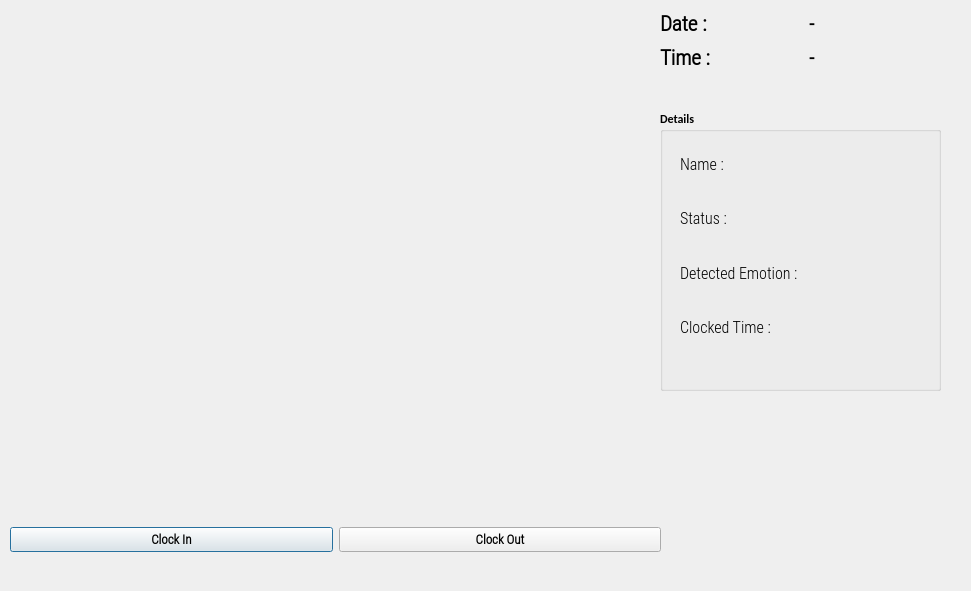
<?xml version="1.0" encoding="UTF-8"?>
<ui version="4.0">
 <class>OutputDialog</class>
 <widget class="QDialog" name="OutputDialog">
  <property name="geometry">
   <rect>
    <x>0</x>
    <y>0</y>
    <width>971</width>
    <height>591</height>
   </rect>
  </property>
  <property name="minimumSize">
   <size>
    <width>0</width>
    <height>0</height>
   </size>
  </property>
  <property name="maximumSize">
   <size>
    <width>1280</width>
    <height>720</height>
   </size>
  </property>
  <property name="font">
   <font>
    <family>Calibri</family>
    <weight>75</weight>
    <bold>true</bold>
   </font>
  </property>
  <property name="windowTitle">
   <string>Emotion Recognition For Online Classes</string>
  </property>
  <property name="windowIcon">
   <iconset resource="resource.qrc">
    <normaloff>:/icon/icon.png</normaloff>:/icon/icon.png</iconset>
  </property>
  <widget class="QLabel" name="imgLabel">
   <property name="geometry">
    <rect>
     <x>10</x>
     <y>10</y>
     <width>640</width>
     <height>480</height>
    </rect>
   </property>
   <property name="minimumSize">
    <size>
     <width>4</width>
     <height>0</height>
    </size>
   </property>
   <property name="maximumSize">
    <size>
     <width>640</width>
     <height>480</height>
    </size>
   </property>
   <property name="text">
    <string/>
   </property>
  </widget>
  <widget class="QWidget" name="horizontalLayoutWidget">
   <property name="geometry">
    <rect>
     <x>10</x>
     <y>500</y>
     <width>651</width>
     <height>80</height>
    </rect>
   </property>
   <layout class="QHBoxLayout" name="horizontalLayout">
    <item>
     <widget class="QPushButton" name="ClockInButton">
      <property name="font">
       <font>
        <family>Roboto Condensed Light</family>
        <pointsize>10</pointsize>
        <weight>75</weight>
        <bold>true</bold>
       </font>
      </property>
      <property name="text">
       <string>Clock In</string>
      </property>
      <property name="checkable">
       <bool>true</bool>
      </property>
     </widget>
    </item>
    <item>
     <widget class="QPushButton" name="ClockOutButton">
      <property name="font">
       <font>
        <family>Roboto Condensed Light</family>
        <pointsize>10</pointsize>
        <weight>75</weight>
        <bold>true</bold>
       </font>
      </property>
      <property name="text">
       <string>Clock Out</string>
      </property>
      <property name="checkable">
       <bool>true</bool>
      </property>
     </widget>
    </item>
   </layout>
  </widget>
  <widget class="QWidget" name="gridLayoutWidget">
   <property name="geometry">
    <rect>
     <x>660</x>
     <y>10</y>
     <width>291</width>
     <height>61</height>
    </rect>
   </property>
   <layout class="QGridLayout" name="gridLayout_2">
    <item row="0" column="0">
     <widget class="QLabel" name="label">
      <property name="font">
       <font>
        <family>Roboto Condensed Light</family>
        <pointsize>16</pointsize>
        <weight>75</weight>
        <bold>true</bold>
       </font>
      </property>
      <property name="text">
       <string>Date :</string>
      </property>
     </widget>
    </item>
    <item row="0" column="1">
     <widget class="QLabel" name="Date_Label">
      <property name="font">
       <font>
        <family>Roboto Condensed Light</family>
        <pointsize>15</pointsize>
        <weight>75</weight>
        <bold>true</bold>
       </font>
      </property>
      <property name="text">
       <string>-</string>
      </property>
     </widget>
    </item>
    <item row="1" column="0">
     <widget class="QLabel" name="label_2">
      <property name="font">
       <font>
        <family>Roboto Condensed Light</family>
        <pointsize>16</pointsize>
        <weight>75</weight>
        <bold>true</bold>
       </font>
      </property>
      <property name="text">
       <string>Time :</string>
      </property>
     </widget>
    </item>
    <item row="1" column="1">
     <widget class="QLabel" name="Time_Label">
      <property name="font">
       <font>
        <family>Roboto Condensed Light</family>
        <pointsize>15</pointsize>
        <weight>75</weight>
        <bold>true</bold>
       </font>
      </property>
      <property name="text">
       <string>-</string>
      </property>
     </widget>
    </item>
   </layout>
  </widget>
  <widget class="QGroupBox" name="groupBox">
   <property name="geometry">
    <rect>
     <x>660</x>
     <y>110</y>
     <width>281</width>
     <height>281</height>
    </rect>
   </property>
   <property name="title">
    <string>Details</string>
   </property>
   <widget class="QWidget" name="verticalLayoutWidget">
    <property name="geometry">
     <rect>
      <x>20</x>
      <y>30</y>
      <width>207</width>
      <height>211</height>
     </rect>
    </property>
    <layout class="QVBoxLayout" name="verticalLayout">
     <item>
      <widget class="QLabel" name="label_3">
       <property name="font">
        <font>
         <family>Roboto Condensed Light</family>
         <pointsize>12</pointsize>
         <weight>50</weight>
         <bold>false</bold>
        </font>
       </property>
       <property name="text">
        <string>Name : </string>
       </property>
      </widget>
     </item>
     <item>
      <widget class="QLabel" name="label_4">
       <property name="font">
        <font>
         <family>Roboto Condensed Light</family>
         <pointsize>12</pointsize>
         <weight>50</weight>
         <bold>false</bold>
        </font>
       </property>
       <property name="text">
        <string>Status :</string>
       </property>
      </widget>
     </item>
     <item>
      <widget class="QLabel" name="label_5">
       <property name="font">
        <font>
         <family>Roboto Condensed Light</family>
         <pointsize>12</pointsize>
         <weight>50</weight>
         <bold>false</bold>
        </font>
       </property>
       <property name="text">
        <string>Detected Emotion :</string>
       </property>
      </widget>
     </item>
     <item>
      <widget class="QLabel" name="label_6">
       <property name="font">
        <font>
         <family>Roboto Condensed Light</family>
         <pointsize>12</pointsize>
         <weight>50</weight>
         <bold>false</bold>
        </font>
       </property>
       <property name="text">
        <string>Clocked Time : </string>
       </property>
      </widget>
     </item>
    </layout>
   </widget>
   <widget class="QWidget" name="verticalLayoutWidget_2">
    <property name="geometry">
     <rect>
      <x>120</x>
      <y>30</y>
      <width>151</width>
      <height>211</height>
     </rect>
    </property>
    <layout class="QVBoxLayout" name="verticalLayout_2">
     <item>
      <widget class="QLabel" name="NameLabel">
       <property name="font">
        <font>
         <family>Roboto Condensed Light</family>
         <pointsize>12</pointsize>
         <weight>50</weight>
         <bold>false</bold>
        </font>
       </property>
       <property name="text">
        <string/>
       </property>
      </widget>
     </item>
     <item>
      <widget class="QLabel" name="StatusLabel">
       <property name="font">
        <font>
         <family>Roboto Condensed Light</family>
         <pointsize>12</pointsize>
         <weight>50</weight>
         <bold>false</bold>
        </font>
       </property>
       <property name="text">
        <string/>
       </property>
      </widget>
     </item>
     <item>
      <widget class="QLabel" name="DetectedEmotionLabel">
       <property name="font">
        <font>
         <family>Roboto Condensed Light</family>
         <pointsize>12</pointsize>
         <weight>50</weight>
         <bold>false</bold>
        </font>
       </property>
       <property name="text">
        <string/>
       </property>
      </widget>
     </item>
     <item>
      <layout class="QHBoxLayout" name="horizontalLayout_2">
       <item>
        <widget class="QLabel" name="HoursLabel">
         <property name="font">
          <font>
           <family>Roboto Condensed Light</family>
           <pointsize>12</pointsize>
           <weight>50</weight>
           <bold>false</bold>
          </font>
         </property>
         <property name="text">
          <string/>
         </property>
        </widget>
       </item>
       <item>
        <widget class="QLabel" name="MinLabel">
         <property name="font">
          <font>
           <family>Roboto Condensed Light</family>
           <pointsize>12</pointsize>
           <weight>50</weight>
           <bold>false</bold>
          </font>
         </property>
         <property name="text">
          <string/>
         </property>
        </widget>
       </item>
      </layout>
     </item>
    </layout>
   </widget>
  </widget>
 </widget>
 <resources>
  <include location="resource.qrc"/>
 </resources>
 <connections/>
</ui>
